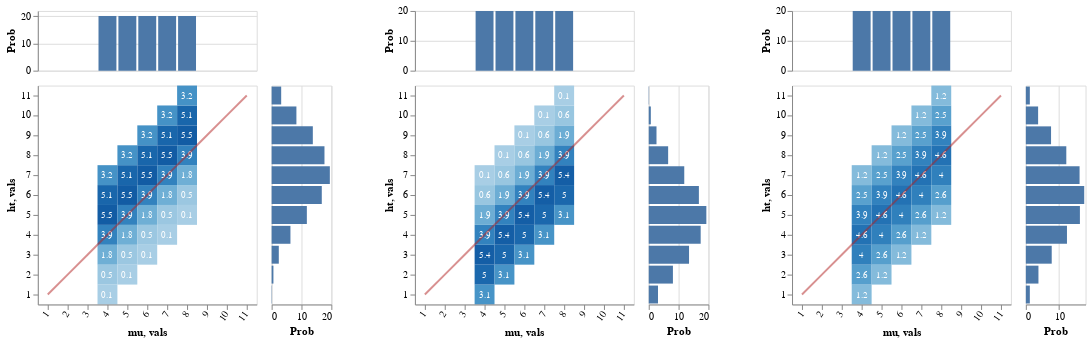

Notebook code cell kept with this figure:
### Code cell
writeIORef cacheRefTall (0, Map.empty)
writeIORef cacheRefShrt (0, Map.empty)
writeIORef cacheRefNone (0, Map.empty)

mkGraph m = do
  heat <- enumD (first ht <$> m)
  return $ margHeatFromDist heat
--   bar  <- enumD (lexID    . snd <$> m)
--   return $ toVegaLite
--     [ center True
--     , vConcat [fromVL (margHeatFromDist heat), fromVL (sdBarFromDist sigma bar)]
--     ]
    
vlShow . sidewaysDists <$> traverse mkGraph
  [ listener infoQFPos cacheRefTall (1, UTall, 6)
  , listener infoQFPos cacheRefShrt (1, UShrt, 6)
  , listener infoQFPos cacheRefNone (1, UNone, 6)
  ]

### Figure 1 — Vega-Lite specification as saved in the notebook (floating-point values rounded to 4 significant figures)
{"$schema": "https://vega.github.io/schema/vega-lite/v3.json", "hconcat": [{"$schema": "https://vega.github.io/schema/vega-lite/v3.json", "bounds": "flush", "config": {"scale": {"rectBandPaddingInner": 0}}, "data": {"values": [{"ht": "1", "mu": "4", "prob": 0.1}, {"ht": "2", "mu": "4", "prob": 0.5}, {"ht": "2", "mu": "5", "prob": 0.1}, {"ht": "3", "mu": "4", "prob": 1.8}, {"ht": "3", "mu": "5", "prob": 0.5}, {"ht": "3", "mu": "6", "prob": 0.1}, {"ht": "4", "mu": "4", "prob": 3.9}, {"ht": "4", "mu": "5", "prob": 1.8}, {"ht": "4", "mu": "6", "prob": 0.5}, {"ht": "4", "mu": "7", "prob": 0.1}, {"ht": "5", "mu": "4", "prob": 5.5}, {"ht": "5", "mu": "5", "prob": 3.9}, {"ht": "5", "mu": "6", "prob": 1.8}, {"ht": "5", "mu": "7", "prob": 0.5}, {"ht": "5", "mu": "8", "prob": 0.1}, {"ht": "6", "mu": "4", "prob": 5.1}, {"ht": "6", "mu": "5", "prob": 5.5}, {"ht": "6", "mu": "6", "prob": 3.9}, {"ht": "6", "mu": "7", "prob": 1.8}, {"ht": "6", "mu": "8", "prob": 0.5}, {"ht": "7", "mu": "4", "prob": 3.2}, {"ht": "7", "mu": "5", "prob": 5.1}, {"ht": "7", "mu": "6", "prob": 5.5}, {"ht": "7", "mu": "7", "prob": 3.9}, {"ht": "7", "mu": "8", "prob": 1.8}, {"ht": "8", "mu": "5", "prob": 3.2}, {"ht": "8", "mu": "6", "prob": 5.1}, {"ht": "8", "mu": "7", "prob": 5.5}, {"ht": "8", "mu": "8", "prob": 3.9}, {"ht": "9", "mu": "6", "prob": 3.2}, {"ht": "9", "mu": "7", "prob": 5.1}, {"ht": "9", "mu": "8", "prob": 5.5}, {"ht": "10", "mu": "7", "prob": 3.2}, {"ht": "10", "mu": "8", "prob": 5.1}, {"ht": "11", "mu": "8", "prob": 3.2}]}, "spacing": 15, "vconcat": [{"encoding": {"x": {"axis": null, "field": "mu", "scale": {"domain": ["1", "2", "3", "4", "5", "6", "7", "8", "9", "10", "11"], "rangeStep": 30}, "sort": null, "type": "ordinal"}, "y": {"aggregate": "sum", "axis": {"title": "Prob"}, "field": "prob", "type": "quantitative"}}, "height": 60, "mark": "bar"}, {"bounds": "flush", "hconcat": [{"encoding": {"x": {"axis": {"labelAngle": -55}, "field": "mu", "scale": {"domain": ["1", "2", "3", "4", "5", "6", "7", "8", "9", "10", "11"], "rangeStep": 30}, "sort": null, "type": "ordinal"}, "y": {"axis": {"labelAngle": 0}, "field": "ht", "scale": {"domain": ["11", "10", "9", "8", "7", "6", "5", "4", "3", "2", "1"], "rangeStep": 30}, "sort": null, "type": "ordinal"}}, "layer": [{"encoding": {"color": {"aggregate": "sum", "field": "prob", "legend": null, "scale": {"scheme": {"extent": [0.2, 0.9], "name": "blues"}}, "type": "quantitative"}}, "mark": "rect"}, {"encoding": {"color": {"value": "white"}, "text": {"aggregate": "sum", "field": "prob", "type": "quantitative"}}, "mark": {"fontSize": 9, "type": "text"}}, {"data": {"values": [{"vals": "1"}, {"vals": "2"}, {"vals": "3"}, {"vals": "4"}, {"vals": "5"}, {"vals": "6"}, {"vals": "7"}, {"vals": "8"}, {"vals": "9"}, {"vals": "10"}, {"vals": "11"}]}, "encoding": {"x": {"field": "vals", "sort": null, "type": "ordinal"}, "y": {"field": "vals", "sort": null, "type": "ordinal"}}, "mark": {"opacity": 0.5, "stroke": "firebrick", "strokeWidth": 2, "type": "line"}}]}, {"encoding": {"x": {"aggregate": "sum", "axis": {"title": "Prob"}, "field": "prob", "type": "quantitative"}, "y": {"axis": null, "field": "ht", "scale": {"domain": ["11", "10", "9", "8", "7", "6", "5", "4", "3", "2", "1"], "rangeStep": 30}, "sort": null, "type": "ordinal"}}, "mark": "bar", "width": 60}], "spacing": 15}]}, {"$schema": "https://vega.github.io/schema/vega-lite/v3.json", "bounds": "flush", "config": {"scale": {"rectBandPaddingInner": 0}}, "data": {"values": [{"ht": "1", "mu": "4", "prob": 3.1}, {"ht": "2", "mu": "4", "prob": 5}, {"ht": "2", "mu": "5", "prob": 3.1}, {"ht": "3", "mu": "4", "prob": 5.4}, {"ht": "3", "mu": "5", "prob": 5}, {"ht": "3", "mu": "6", "prob": 3.1}, {"ht": "4", "mu": "4", "prob": 3.9}, {"ht": "4", "mu": "5", "prob": 5.4}, {"ht": "4", "mu": "6", "prob": 5}, {"ht": "4", "mu": "7", "prob": 3.1}, {"ht": "5", "mu": "4", "prob": 1.9}, {"ht": "5", "mu": "5", "prob": 3.9}, {"ht": "5", "mu": "6", "prob": 5.4}, {"ht": "5", "mu": "7", "prob": 5}, {"ht": "5", "mu": "8", "prob": 3.1}, {"ht": "6", "mu": "4", "prob": 0.6}, {"ht": "6", "mu": "5", "prob": 1.9}, {"ht": "6", "mu": "6", "prob": 3.9}, {"ht": "6", "mu": "7", "prob": 5.4}, {"ht": "6", "mu": "8", "prob": 5}, {"ht": "7", "mu": "4", "prob": 0.1}, {"ht": "7", "mu": "5", "prob": 0.6}, {"ht": "7", "mu": "6", "prob": 1.9}, {"ht": "7", "mu": "7", "prob": 3.9}, {"ht": "7", "mu": "8", "prob": 5.4}, {"ht": "8", "mu": "5", "prob": 0.1}, {"ht": "8", "mu": "6", "prob": 0.6}, {"ht": "8", "mu": "7", "prob": 1.9}, {"ht": "8", "mu": "8", "prob": 3.9}, {"ht": "9", "mu": "6", "prob": 0.1}, {"ht": "9", "mu": "7", "prob": 0.6}, {"ht": "9", "mu": "8", "prob": 1.9}, {"ht": "10", "mu": "7", "prob": 0.1}, {"ht": "10", "mu": "8", "prob": 0.6}, {"ht": "11", "mu": "8", "prob": 0.1}]}, "spacing": 15, "vconcat": [{"encoding": {"x": {"axis": null, "field": "mu", "scale": {"domain": ["1", "2", "3", "4", "5", "6", "7", "8", "9", "10", "11"], "rangeStep": 30}, "sort": null, "type": "ordinal"}, "y": {"aggregate": "sum", "axis": {"title": "Prob"}, "field": "prob", "type": "quantitative"}}, "height": 60, "mark": "bar"}, {"bounds": "flush", "hconcat": [{"encoding": {"x": {"axis": {"labelAngle": -55}, "field": "mu", "scale": {"domain": ["1", "2", "3", "4", "5", "6", "7", "8", "9", "10", "11"], "rangeStep": 30}, "sort": null, "type": "ordinal"}, "y": {"axis": {"labelAngle": 0}, "field": "ht", "scale": {"domain": ["11", "10", "9", "8", "7", "6", "5", "4", "3", "2", "1"], "rangeStep": 30}, "sort": null, "type": "ordinal"}}, "layer": [{"encoding": {"color": {"aggregate": "sum", "field": "prob", "legend": null, "scale": {"scheme": {"extent": [0.2, 0.9], "name": "blues"}}, "type": "quantitative"}}, "mark": "rect"}, {"encoding": {"color": {"value": "white"}, "text": {"aggregate": "sum", "field": "prob", "type": "quantitative"}}, "mark": {"fontSize": 9, "type": "text"}}, {"data": {"values": [{"vals": "1"}, {"vals": "2"}, {"vals": "3"}, {"vals": "4"}, {"vals": "5"}, {"vals": "6"}, {"vals": "7"}, {"vals": "8"}, {"vals": "9"}, {"vals": "10"}, {"vals": "11"}]}, "encoding": {"x": {"field": "vals", "sort": null, "type": "ordinal"}, "y": {"field": "vals", "sort": null, "type": "ordinal"}}, "mark": {"opacity": 0.5, "stroke": "firebrick", "strokeWidth": 2, "type": "line"}}]}, {"encoding": {"x": {"aggregate": "sum", "axis": {"title": "Prob"}, "field": "prob", "type": "quantitative"}, "y": {"axis": null, "field": "ht", "scale": {"domain": ["11", "10", "9", "8", "7", "6", "5", "4", "3", "2", "1"], "rangeStep": 30}, "sort": null, "type": "ordinal"}}, "mark": "bar", "width": 60}], "spacing": 15}]}, {"$schema": "https://vega.github.io/schema/vega-lite/v3.json", "bounds": "flush", "config": {"scale": {"rectBandPaddingInner": 0}}, "data": {"values": [{"ht": "1", "mu": "4", "prob": 1.2}, {"ht": "2", "mu": "4", "prob": 2.6}, {"ht": "2", "mu": "5", "prob": 1.2}, {"ht": "3", "mu": "4", "prob": 4}, {"ht": "3", "mu": "5", "prob": 2.6}, {"ht": "3", "mu": "6", "prob": 1.2}, {"ht": "4", "mu": "4", "prob": 4.6}, {"ht": "4", "mu": "5", "prob": 4}, {"ht": "4", "mu": "6", "prob": 2.6}, {"ht": "4", "mu": "7", "prob": 1.2}, {"ht": "5", "mu": "4", "prob": 3.9}, {"ht": "5", "mu": "5", "prob": 4.6}, {"ht": "5", "mu": "6", "prob": 4}, {"ht": "5", "mu": "7", "prob": 2.6}, {"ht": "5", "mu": "8", "prob": 1.2}, {"ht": "6", "mu": "4", "prob": 2.5}, {"ht": "6", "mu": "5", "prob": 3.9}, {"ht": "6", "mu": "6", "prob": 4.6}, {"ht": "6", "mu": "7", "prob": 4}, {"ht": "6", "mu": "8", "prob": 2.6}, {"ht": "7", "mu": "4", "prob": 1.2}, {"ht": "7", "mu": "5", "prob": 2.5}, {"ht": "7", "mu": "6", "prob": 3.9}, {"ht": "7", "mu": "7", "prob": 4.6}, {"ht": "7", "mu": "8", "prob": 4}, {"ht": "8", "mu": "5", "prob": 1.2}, {"ht": "8", "mu": "6", "prob": 2.5}, {"ht": "8", "mu": "7", "prob": 3.9}, {"ht": "8", "mu": "8", "prob": 4.6}, {"ht": "9", "mu": "6", "prob": 1.2}, {"ht": "9", "mu": "7", "prob": 2.5}, {"ht": "9", "mu": "8", "prob": 3.9}, {"ht": "10", "mu": "7", "prob": 1.2}, {"ht": "10", "mu": "8", "prob": 2.5}, {"ht": "11", "mu": "8", "prob": 1.2}]}, "spacing": 15, "vconcat": [{"encoding": {"x": {"axis": null, "field": "mu", "scale": {"domain": ["1", "2", "3", "4", "5", "6", "7", "8", "9", "10", "11"], "rangeStep": 30}, "sort": null, "type": "ordinal"}, "y": {"aggregate": "sum", "axis": {"title": "Prob"}, "field": "prob", "type": "quantitative"}}, "height": 60, "mark": "bar"}, {"bounds": "flush", "hconcat": [{"encoding": {"x": {"axis": {"labelAngle": -55}, "field": "mu", "scale": {"domain": ["1", "2", "3", "4", "5", "6", "7", "8", "9", "10", "11"], "rangeStep": 30}, "sort": null, "type": "ordinal"}, "y": {"axis": {"labelAngle": 0}, "field": "ht", "scale": {"domain": ["11", "10", "9", "8", "7", "6", "5", "4", "3", "2", "1"], "rangeStep": 30}, "sort": null, "type": "ordinal"}}, "layer": [{"encoding": {"color": {"aggregate": "sum", "field": "prob", "legend": null, "scale": {"scheme": {"extent": [0.2, 0.9], "name": "blues"}}, "type": "quantitative"}}, "mark": "rect"}, {"encoding": {"color": {"value": "white"}, "text": {"aggregate": "sum", "field": "prob", "type": "quantitative"}}, "mark": {"fontSize": 9, "type": "text"}}, {"data": {"values": [{"vals": "1"}, {"vals": "2"}, {"vals": "3"}, {"vals": "4"}, {"vals": "5"}, {"vals": "6"}, {"vals": "7"}, {"vals": "8"}, {"vals": "9"}, {"vals": "10"}, {"vals": "11"}]}, "encoding": {"x": {"field": "vals", "sort": null, "type": "ordinal"}, "y": {"field": "vals", "sort": null, "type": "ordinal"}}, "mark": {"opacity": 0.5, "stroke": "firebrick", "strokeWidth": 2, "type": "line"}}]}, {"encoding": {"x": {"aggregate": "sum", "axis": {"title": "Prob"}, "field": "prob", "type": "quantitative"}, "y": {"axis": null, "field": "ht", "scale": {"domain": ["11", "10", "9", "8", "7", "6", "5", "4", "3", "2", "1"], "rangeStep": 30}, "sort": null, "type": "ordinal"}}, "mark": "bar", "width": 60}], "spacing": 15}]}], "spacing": 50}
